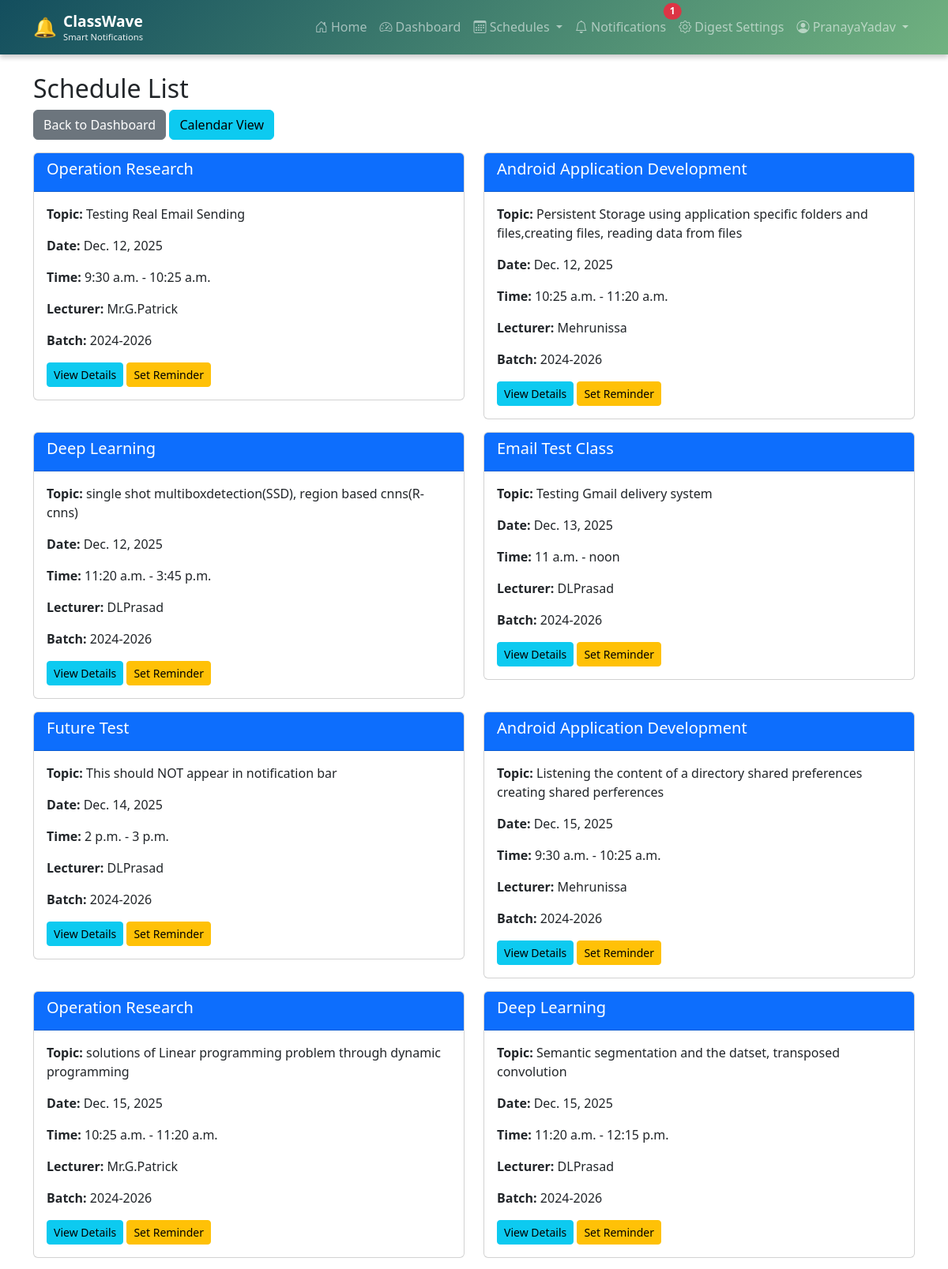
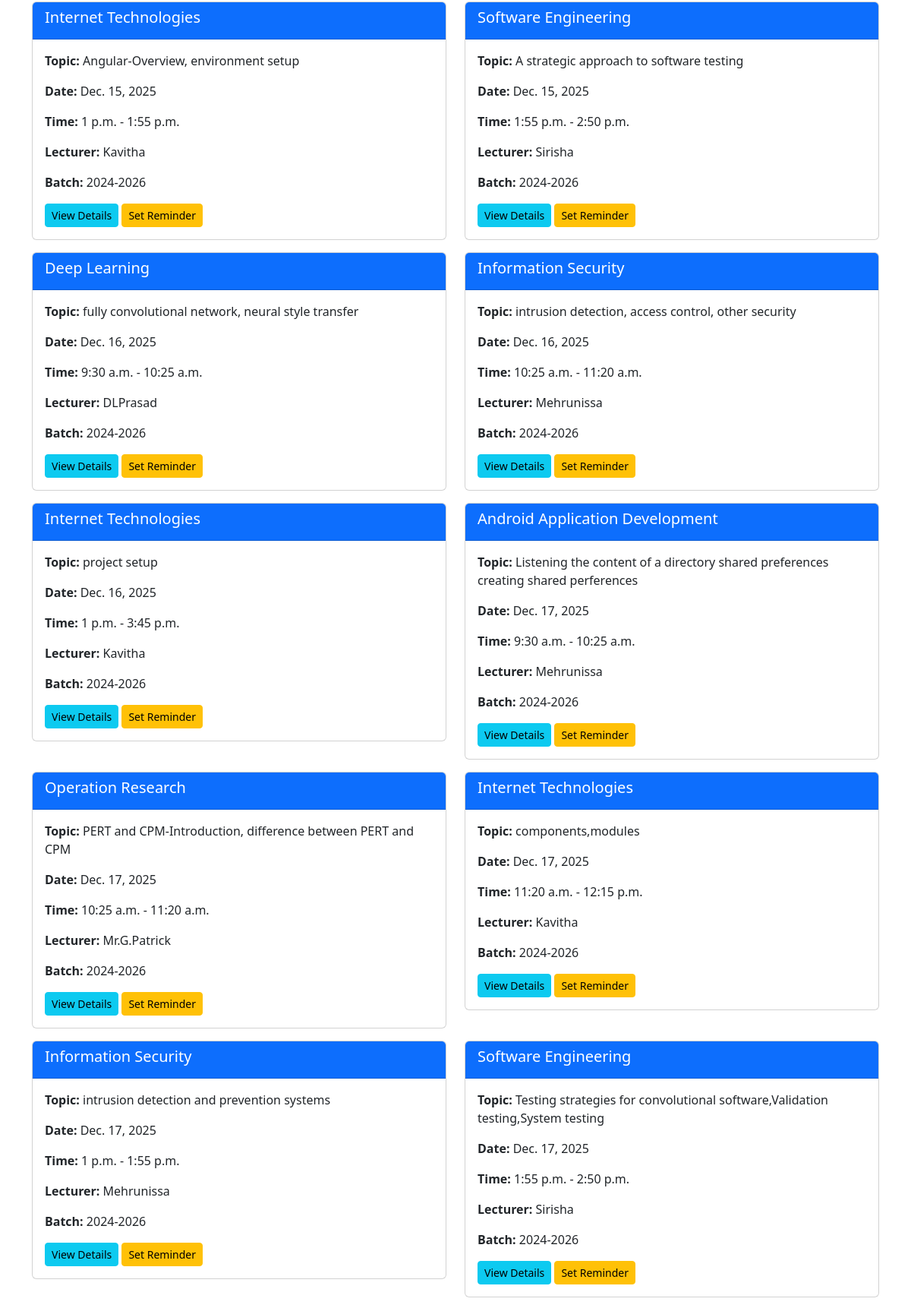
Screenshot of /schedules/list/ (signed in, upper part) with the database file from the repository (2 pictures, top to bottom).
### accounts/models.py (models this page shows, shortened)
class User(AbstractUser):
    USER_TYPE_CHOICES = (
        ('student', 'Student'),
        ('lecturer', 'Lecturer'),
    )
    user_type = models.CharField(max_length=10, choices=USER_TYPE_CHOICES)
    email = models.EmailField(unique=True)
    phone = models.CharField(max_length=15, blank=True, null=True)

### schedules/models.py (models this page shows, shortened)
class Schedule(models.Model):
    DAY_ORDER_CHOICES = (
        ('1', 'Day 1'),
        ('2', 'Day 2'),
        ('3', 'Day 3'),
        ('4', 'Day 4'),
        ('5', 'Day 5'),
        ('6', 'Day 6'),
    )
    subject_name = models.CharField(max_length=200)
    topic = models.CharField(max_length=300)
    lecturer = models.ForeignKey(User, on_delete=models.CASCADE, related_name='schedules')
    department = models.CharField(max_length=100, blank=True, null=True, help_text="Department for this schedule")
    day_order = models.CharField(max_length=1, choices=DAY_ORDER_CHOICES, blank=True, null=True, help_text="Day order (Day 1, Day 2, etc.)")
    date = models.DateField()
    start_time = models.TimeField()
    end_time = models.TimeField()
    batch = models.CharField(max_length=50, blank=True, null=True)
    students = models.ManyToManyField(User, related_name='assigned_schedules', blank=True)
    created_at = models.DateTimeField(auto_now_add=True)
    updated_at = models.DateTimeField(auto_now=True)
    class Meta:
        ordering = ['date', 'start_time']

### schedules/views.py (the view)
# urls.py: path('list/', views.schedule_list, name='schedule_list'),
@login_required
def schedule_list(request):
    if request.user.is_superuser:
        schedules = Schedule.objects.all().order_by('date', 'start_time')
    elif request.user.user_type == 'student':
        schedules = Schedule.objects.filter(students=request.user).order_by('date', 'start_time')
    else:
        schedules = Schedule.objects.filter(lecturer=request.user).order_by('date', 'start_time')
    return render(request, 'schedules/schedule_list.html', {'schedules': schedules})

### templates/schedules/schedule_list.html (shortened to what this page needs)
{% extends 'base.html' %}
{% block content %}
<div class="row">
    <div class="col-md-12">
        <h2>Schedule List</h2>
        <div class="mb-3">
            <a href="{% url 'dashboard' %}" class="btn btn-secondary">Back to Dashboard</a>
            <a href="{% url 'schedule_calendar' %}" class="btn btn-info">Calendar View</a>
        </div>
        {% if schedules %}
            <div class="row">
                {% for schedule in schedules %}
                    <div class="col-md-6 mb-3">
                        <div class="card">
                            <div class="card-header bg-primary text-white">
                                <h5>{{ schedule.subject_name }}</h5>
                            </div>
                            <div class="card-body">
                                <p><strong>Topic:</strong> {{ schedule.topic }}</p>
                                <p><strong>Date:</strong> {{ schedule.date }}</p>
                                <p><strong>Time:</strong> {{ schedule.start_time }} - {{ schedule.end_time }}</p>
                                <p><strong>Lecturer:</strong> {{ schedule.lecturer.get_full_name|default:schedule.lecturer.username }}</p>
                                {% if schedule.batch %}
                                    <p><strong>Batch:</strong> {{ schedule.batch }}</p>
                                {% endif %}
                                <a href="{% url 'schedule_detail' schedule.id %}" class="btn btn-sm btn-info">View Details</a>
                                {% if user.user_type == 'student' %}
                                    <a href="{% url 'set_reminder' schedule.id %}" class="btn btn-sm btn-warning">Set Reminder</a>
                                {% endif %}
                            </div>
                        </div>
                    </div>
                {% endfor %}
            </div>
        {% else %}
            <p class="alert alert-info">No schedules available.</p>
        {% endif %}
    </div>
</div>
{% endblock %}

### templates/base.html (shortened to what this page needs)
<!DOCTYPE html>
<html lang="en">
<head>
    <link href="https://cdn.jsdelivr.net/npm/bootstrap@5.3.0/dist/css/bootstrap.min.css" rel="stylesheet">
    <link rel="stylesheet" href="https://cdn.jsdelivr.net/npm/bootstrap-icons@1.11.0/font/bootstrap-icons.css">
</head>
<body>
    <nav class="navbar navbar-expand-lg navbar-dark" style="background: linear-gradient(135deg, #134E5E 0%, #71B280 100%); box-shadow: 0 4px 6px rgba(0,0,0,0.2);">
        <div class="container">
            <a class="navbar-brand d-flex align-items-center" href="{% url 'home' %}">
                <span class="me-2" style="font-size: 1.5rem;">🔔</span>
                <div class="d-flex flex-column">
                    <span class="fw-bold" style="font-size: 1.2rem;">ClassWave</span>
                    <small style="font-size: 0.7rem; opacity: 0.9; margin-top: -3px;">Smart Notifications</small>
                </div>
            </a>
            <div class="collapse navbar-collapse" id="navbarNav">
                <ul class="navbar-nav ms-auto">
                    <li class="nav-item">
                        <a class="nav-link" href="{% url 'home' %}">
                            <i class="bi bi-house-door"></i> Home
                        </a>
                    </li>
                    {% if user.is_authenticated %}
                        <li class="nav-item">
                            <a class="nav-link" href="{% url 'dashboard' %}">
                                <i class="bi bi-speedometer2"></i> Dashboard
                            </a>
                        </li>
                        <li class="nav-item dropdown">
                            <a class="nav-link dropdown-toggle" href="#" role="button" data-bs-toggle="dropdown">
                                <i class="bi bi-calendar3"></i> Schedules
                            </a>
                        </li>
                        {% if user.user_type == 'student' %}
                        <li class="nav-item">
                            <a class="nav-link position-relative" href="{% url 'notifications' %}">
                                <i class="bi bi-bell"></i> Notifications
                                <span class="position-absolute top-0 start-100 translate-middle badge rounded-pill bg-danger" id="notification-badge" style="display: none;">
                                </span>
                            </a>
                        </li>
                        <li class="nav-item">
                            <a class="nav-link" href="{% url 'digest_preferences' %}">
                                <i class="bi bi-gear"></i> Digest Settings
                            </a>
                        </li>
                        {% endif %}
                        <li class="nav-item dropdown">
                            <a class="nav-link dropdown-toggle" href="#" role="button" data-bs-toggle="dropdown">
                                <i class="bi bi-person-circle"></i> {{ user.username }}
                            </a>
                        </li>
                    {% endif %}
                </ul>
            </div>
        </div>
    </nav>
    <div class="container mt-4">
        {% block content %}{% endblock %}
    </div>
</body>
</html>

### rows the page displays
User: username "PranayaYadav"
Schedule: subject_name "Operation Research", topic "Testing Real Email Sending", date "Dec. 12, 2025", start_time "9:30 a.m.", end_time "10:25 a.m.", lecturer.get_full_name "Mr.G.Patrick", batch "2024-2026"
Schedule: subject_name "Android Application Development", topic "Persistent Storage using application specific folders and files,creating files, reading data from files", date "Dec. 12, 2025", start_time "10:25 a.m.", end_time "11:20 a.m.", lecturer.get_full_name "Mehrunissa", batch "2024-2026"
Schedule: subject_name "Deep Learning", topic "single shot multiboxdetection(SSD), region based cnns(R-cnns)", date "Dec. 12, 2025", start_time "11:20 a.m.", end_time "3:45 p.m.", lecturer.get_full_name "DLPrasad", batch "2024-2026"
Schedule: subject_name "Email Test Class", topic "Testing Gmail delivery system", date "Dec. 13, 2025", start_time "11 a.m.", end_time "noon", lecturer.get_full_name "DLPrasad", batch "2024-2026"
Schedule: subject_name "Future Test", topic "This should NOT appear in notification bar", date "Dec. 14, 2025", start_time "2 p.m.", end_time "3 p.m.", lecturer.get_full_name "DLPrasad", batch "2024-2026"
Schedule: subject_name "Android Application Development", topic "Listening the content of a directory shared preferences creating shared perferences", date "Dec. 15, 2025", start_time "9:30 a.m.", end_time "10:25 a.m.", lecturer.get_full_name "Mehrunissa", batch "2024-2026"
Schedule: subject_name "Operation Research", topic "solutions of Linear programming problem through dynamic programming", date "Dec. 15, 2025", start_time "10:25 a.m.", end_time "11:20 a.m.", lecturer.get_full_name "Mr.G.Patrick", batch "2024-2026"
Schedule: subject_name "Deep Learning", topic "Semantic segmentation and the datset, transposed convolution", date "Dec. 15, 2025", start_time "11:20 a.m.", end_time "12:15 p.m.", lecturer.get_full_name "DLPrasad", batch "2024-2026"
Schedule: subject_name "Internet Technologies", topic "Angular-Overview, environment setup", date "Dec. 15, 2025", start_time "1 p.m.", end_time "1:55 p.m.", lecturer.get_full_name "Kavitha", batch "2024-2026"
Schedule: subject_name "Software Engineering", topic "A strategic approach to software testing", date "Dec. 15, 2025", start_time "1:55 p.m.", end_time "2:50 p.m.", lecturer.get_full_name "Sirisha", batch "2024-2026"
Schedule: subject_name "Deep Learning", topic "fully convolutional network, neural style transfer", date "Dec. 16, 2025", start_time "9:30 a.m.", end_time "10:25 a.m.", lecturer.get_full_name "DLPrasad", batch "2024-2026"
Schedule: subject_name "Information Security", topic "intrusion detection, access control, other security", date "Dec. 16, 2025", start_time "10:25 a.m.", end_time "11:20 a.m.", lecturer.get_full_name "Mehrunissa", batch "2024-2026"
Schedule: subject_name "Internet Technologies", topic "project setup", date "Dec. 16, 2025", start_time "1 p.m.", end_time "3:45 p.m.", lecturer.get_full_name "Kavitha", batch "2024-2026"
Schedule: subject_name "Android Application Development", topic "Listening the content of a directory shared preferences creating shared perferences", date "Dec. 17, 2025", start_time "9:30 a.m.", end_time "10:25 a.m.", lecturer.get_full_name "Mehrunissa", batch "2024-2026"
Schedule: subject_name "Operation Research", topic "PERT and CPM-Introduction, difference between PERT and CPM", date "Dec. 17, 2025", start_time "10:25 a.m.", end_time "11:20 a.m.", lecturer.get_full_name "Mr.G.Patrick", batch "2024-2026"
Schedule: subject_name "Internet Technologies", topic "components,modules", date "Dec. 17, 2025", start_time "11:20 a.m.", end_time "12:15 p.m.", lecturer.get_full_name "Kavitha", batch "2024-2026"
Schedule: subject_name "Information Security", topic "intrusion detection and prevention systems", date "Dec. 17, 2025", start_time "1 p.m.", end_time "1:55 p.m.", lecturer.get_full_name "Mehrunissa", batch "2024-2026"
Schedule: subject_name "Software Engineering", topic "Testing strategies for convolutional software,Validation testing,System testing", date "Dec. 17, 2025", start_time "1:55 p.m.", end_time "2:50 p.m.", lecturer.get_full_name "Sirisha", batch "2024-2026"
